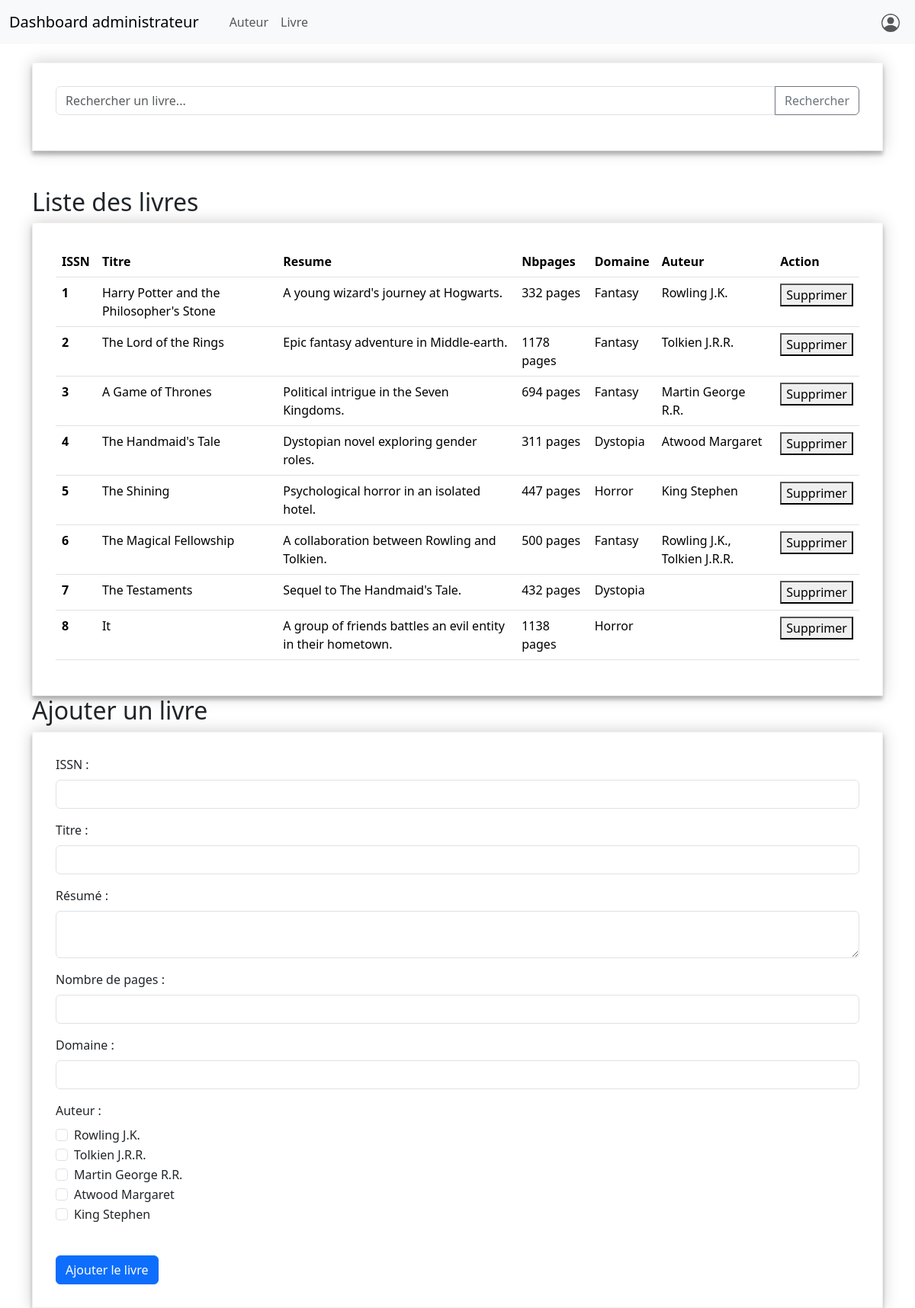
The page /gestion_livre/page_livres.php on the database its author committed.
### tables this page shows
CREATE TABLE `livre` (
  `ISSN` int(11) NOT NULL,
  `Titre` varchar(255) DEFAULT NULL,
  `Resume` text DEFAULT NULL,
  `Nbpages` int(11) DEFAULT NULL,
  `Domaine` varchar(255) DEFAULT NULL
);

CREATE TABLE `auteur` (
  `Num` int(11) NOT NULL,
  `Nom` varchar(255) DEFAULT NULL,
  `Prenom` varchar(255) DEFAULT NULL,
  `DateNaissance` date DEFAULT NULL,
  `Nationalite` varchar(255) DEFAULT NULL
);

### gestion_livre/page_livres.php (the view, shortened to what this page needs)
<!DOCTYPE html>
<html lang="fr">
<head>
    <link rel="stylesheet" href="../styles.css" media="screen" type="text/css" />
    <link href="https://cdn.jsdelivr.net/npm/bootstrap@5.3.2/dist/css/bootstrap.min.css" rel="stylesheet">
    <link href="https://cdn.jsdelivr.net/npm/bootstrap@5.3.2/dist/css/bootstrap.min.css" rel="stylesheet">
</head>
<body>
    <nav class="navbar navbar-expand-lg bg-body-tertiary">
        <div class="container-fluid">
            <a class="navbar-brand" href="http://localhost/Projet_web_bibliotheque/administrateur/page_admin.php">Dashboard administrateur</a>
            <div class="collapse navbar-collapse" id="navbarSupportedContent">
                <ul class="navbar-nav me-auto mb-2 mb-lg-0">
                    <li class="nav-item">
                    <a class="nav-link active" aria-current="page" href="#"></a>
                    </li>
                    <li class="nav-item">
                    <a class="nav-link" href="http://localhost/Projet_web_bibliotheque/gestion_auteur/page_auteur.php">Auteur</a>
                    <li class="nav-item">
                    <a class="nav-link" href="http://localhost/Projet_web_bibliotheque/gestion_livre/page_livres.php">Livre</a>
                    </li>
                </ul>
                <ul class="navbar-nav ml-auto">
                    <li class="nav-item">
                    <a class="nav-link" href="#" data-bs-toggle="offcanvas" data-bs-target="#profileMenu" aria-controls="profileMenu">
                    </a>
                    </li>
                </ul>
            </div>
        </div>
    </nav>
    <div class="container mt-4">
        <div id="recherche-livre">
            <form action="page_livres.php" method="post">
                <div class="input-group mb-3">
                    <input type="text" class="form-control" placeholder="Rechercher un livre..." name="search" aria-label="Rechercher un livre" aria-describedby="button-addon2" value="<?php echo isset($_POST['search']) ? htmlspecialchars($_POST['search']) : ''; ?>">
                    <button class="btn btn-outline-secondary" type="submit" id="button-addon2">Rechercher</button>
                </div>
            </form>
            <br>
            <br>
            <h2>Liste des livres</h2>
            <div class='livres-container'>
                <?php
                    $host = 'localhost';
                    $db_name = 'projetweb';
                    $username = 'root';
                    $password = '';
                    try {
                        $dbh = new PDO("mysql:host=$host;dbname=$db_name;charset=utf8", $username, $password);
                        $dbh->setAttribute(PDO::ATTR_ERRMODE, PDO::ERRMODE_EXCEPTION);
                    } catch (PDOException $e) {
                        die('Échec de la connexion à la base de données : ' . $e->getMessage());
                    }
                    $sql_select = "SELECT livre.ISSN, Titre, Resume, Nbpages, Domaine, GROUP_CONCAT(CONCAT(Nom, ' ', Prenom) SEPARATOR ', ') AS Auteurs
                            FROM livre
                            LEFT JOIN Ecrit ON livre.ISSN = Ecrit.Livre_ISSN
                            LEFT JOIN Auteur ON Ecrit.Auteur_Num = Auteur.Num
                            WHERE Titre LIKE :search
                                OR Nbpages LIKE :search
                                OR Domaine LIKE :search
                                OR CONCAT(Nom, ' ', Prenom) LIKE :search
                            GROUP BY livre.ISSN";
                    $stmt_select = $dbh->prepare($sql_select);
                    echo "<form action='supprimer_livres.php' method='post'>";
                    echo "<table class='table'>";
                    echo "<thead>";
                    echo "<tr>";
                    echo "<th scope='col'>ISSN</th>";
                    echo "<th scope='col'>Titre</th>";
                    echo "<th scope='col'>Resume</th>";
                    echo "<th scope='col'>Nbpages</th>";
                    echo "<th scope='col'>Domaine</th>";
                    echo "<th scope='col'>Auteur</th>";
                    echo "<th scope='col'>Action</th>";
                    echo "</tr>";
                    echo "</thead>";
                    echo "<tbody>";
                    $search = '%' . $_POST['search'] . '%';
                    $stmt_select->bindParam(':search', $search, PDO::PARAM_STR);
                    $stmt_select->execute();
                    while ($row = $stmt_select->fetch(PDO::FETCH_ASSOC)) {
                        echo "<tr>";
                        echo "<th scope='row'>{$row['ISSN']}</th>";
                        echo "<td>{$row['Titre']}</td>";
                        echo "<td>{$row['Resume']}</td>";
                        echo "<td>{$row['Nbpages']} pages</td>";
                        echo "<td>{$row['Domaine']}</td>";
                        echo "<td>{$row['Auteurs']}</td>";
                        echo "<td>
                                <input type='hidden' name='ISSN' value='{$row['ISSN']}'>
                                <button type='submit'>Supprimer</button>
                            </td>";
                        echo "</tr>";
                    }
                    echo "</tbody>";
                    echo "</table>";
                    echo "</form>";
                    $dbh = null;
                ?>
            </div>
            <h2>Ajouter un livre</h2>
            <form action="ajouter_livres.php" method="post">
                <div class="mb-3">
                    <label for="ISSN" class="form-label">ISSN :</label>
                    <input type="text" class="form-control" id="ISSN" name="ISSN" required>
                </div>
                <div class="mb-3">
                    <label for="Titre" class="form-label">Titre :</label>
                    <input type="text" class="form-control" id="Titre" name="Titre" required>
                </div>
                <div class="mb-3">
                    <label for="Resume" class="form-label">Résumé :</label>
                    <textarea class="form-control" id="Resume" name="Resume" required></textarea>
                </div>
                <div class="mb-3">
                    <label for="Nbpages" class="form-label">Nombre de pages :</label>
                    <input type="number" class="form-control" id="Nbpages" name="Nbpages" required>
                </div>
                <div class="mb-3">
                    <label for="Domaine" class="form-label">Domaine :</label>
                    <input type="text" class="form-control" id="Domaine" name="Domaine" required>
                </div>
                <div class="mb-3">
                    <label for="Auteur" class="form-label" name="Auteur">Auteur :</label>
                        <?php
                            $host = 'localhost';
                            $db_name = 'projetweb';
                            $username = 'root';
                            $password = '';
                            try {
                                $dbh = new PDO("mysql:host=$host;dbname=$db_name;charset=utf8", $username, $password);
                                $dbh->setAttribute(PDO::ATTR_ERRMODE, PDO::ERRMODE_EXCEPTION);
                            } catch (PDOException $e) {
                                die('Échec de la connexion à la base de données : ' . $e->getMessage());
                            }
                            $sqlAuteurs = "SELECT * FROM auteur";
                            $stmtAuteurs = $dbh->query($sqlAuteurs);
                            while ($auteur = $stmtAuteurs->fetch(PDO::FETCH_ASSOC)) {
                                echo "<div class='form-check'>";
                                echo "<input class='form-check-input' type='checkbox' name='Auteurs[]' value='{$auteur['Num']}' id='auteur{$auteur['Num']}'>{$auteur['Nom']} {$auteur['Prenom']}<br>";
                                echo "</div>";
                            }
                        ?>
                    <br>
                </div>
                <button type="submit" class="btn btn-primary">Ajouter le livre</button>
            </form>
        </div>
    </div>
</body>
</html>

### styles.css (style rules this page uses)
form { width:100%; padding: 30px; border: 1px solid #f1f1f1; background: #fff; box-shadow: 0 0 20px 0 rgba(0, 0, 0, 0.2), 0 5px 5px 0 rgba(0, 0, 0, 0.24); }

### rows shown on the page
livre: ISSN "1", Titre "Harry Potter and the Philosopher's Stone", Resume "A young wizard's journey at Hogwarts.", Nbpages "332", Domaine "Fantasy", Auteurs "Rowling J.K."
livre: ISSN "2", Titre "The Lord of the Rings", Resume "Epic fantasy adventure in Middle-earth.", Nbpages "1178", Domaine "Fantasy", Auteurs "Tolkien J.R.R."
livre: ISSN "3", Titre "A Game of Thrones", Resume "Political intrigue in the Seven Kingdoms.", Nbpages "694", Domaine "Fantasy", Auteurs "Martin George R.R."
livre: ISSN "4", Titre "The Handmaid's Tale", Resume "Dystopian novel exploring gender roles.", Nbpages "311", Domaine "Dystopia", Auteurs "Atwood Margaret"
livre: ISSN "5", Titre "The Shining", Resume "Psychological horror in an isolated hotel.", Nbpages "447", Domaine "Horror", Auteurs "King Stephen"
livre: ISSN "6", Titre "The Magical Fellowship", Resume "A collaboration between Rowling and Tolkien.", Nbpages "500", Domaine "Fantasy", Auteurs "Rowling J.K., Tolkien J.R.R."
livre: ISSN "7", Titre "The Testaments", Resume "Sequel to The Handmaid's Tale.", Nbpages "432", Domaine "Dystopia"
livre: ISSN "8", Titre "It", Resume "A group of friends battles an evil entity in their hometown.", Nbpages "1138", Domaine "Horror"
auteur: Nom "Rowling", Prenom "J.K."
auteur: Nom "Tolkien", Prenom "J.R.R."
auteur: Nom "Martin", Prenom "George R.R."
auteur: Nom "Atwood", Prenom "Margaret"
auteur: Nom "King", Prenom "Stephen"
